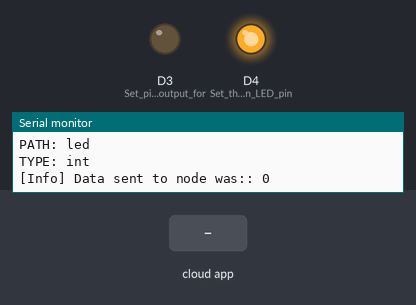
Recording of a sketch running on a simulated ESP8266 (NodeMCU). Shown: output pins drawn as LEDs (lit = HIGH), the last lines printed to the serial monitor. Inputs (shaded band) come from the test bench. WiFi joins after 1.5 s; servers stay silent unless stated; the Firebase database answers and starts empty.

Above: at 5.5 s.
5.6 s: the phone or cloud app sets led to 1
At 6.3 s:
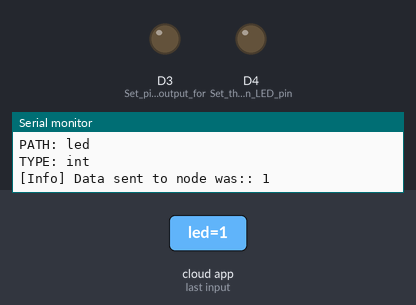
7.4 s: the phone or cloud app sets led to 0
At 8.0 s:
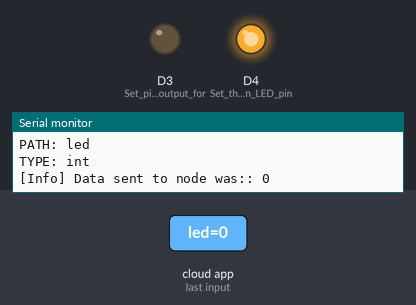
Timing chart, 0 to 10.4 s (numbered marks = the images above; inputs shaded):
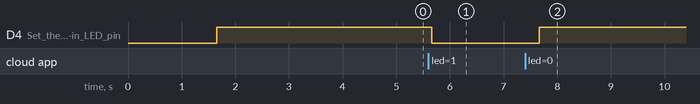

Measured:
- after the input at 5.6 s, D4 (Set_the_built-in_LED_pin): HIGH → LOW after 0.06 s
- after the input at 7.4 s, D4 (Set_the_built-in_LED_pin): LOW → HIGH after 0.27 s

The sketch:

connecting_to_firebase.ino
```cpp
#include <Arduino.h>  // Include the Arduino core library

// Include WiFi library based on the platform (ESP32 or ESP8266)
#if defined(ESP32)
#include <WiFi.h>
#elif defined(ESP8266)
#include <ESP8266WiFi.h>
#endif

#include <Firebase_ESP_Client.h>  // Include the Firebase ESP client library

String uid;  // Variable to store the user ID

// Include token generation and RTDB helper functions
#include "addons/TokenHelper.h"
#include "addons/RTDBHelper.h"

// Define Wi-Fi credentials
#define WIFI_SSID "YOUR_SSID"  // Wi-Fi SSID
#define WIFI_PASSWORD "YOUR_PASS"  // Wi-Fi password

// Define Firebase project API Key
#define API_KEY "YOUR_API_KEY"

// Define user email and password for Firebase authentication
#define USER_EMAIL "test@gmail.com"
#define USER_PASSWORD "test123"

// Define the Firebase Realtime Database URL
#define DATABASE_URL "YOUR_DATABASE_LINK"

// Create Firebase Data object for database operations
FirebaseData fbdo;

// Create Firebase Authentication and Configuration objects
FirebaseAuth auth;
FirebaseConfig config;

// Variables for database path and timing
String databasePath;
unsigned long sendDataPrevMillis = 0;  // To track the time for sending data
int count = 0;  // Counter variable
bool signupOK = false;  // Flag to check if signup was successful

void setup() {
    pinMode(LED_BUILTIN, OUTPUT);  // Set the built-in LED pin as output
    Serial.begin(115200);  // Start serial communication at 115200 baud rate
    pinMode(D3, OUTPUT);  // Set pin D3 as output for additional use

    // Start Wi-Fi connection
    WiFi.begin(WIFI_SSID, WIFI_PASSWORD);
    Serial.print("Connecting to Wi-Fi");

    // Wait until the Wi-Fi is connected
    while (WiFi.status() != WL_CONNECTED) {
        Serial.print(".");  // Print a dot while connecting
        delay(300);  // Wait for 300 milliseconds
    }

    // Assign the API key to the Firebase configuration
    config.api_key = API_KEY;
    auth.user.email = USER_EMAIL;  // Set user email for authentication
    auth.user.password = USER_PASSWORD;  // Set user password for authentication

    // Assign the Realtime Database URL to the Firebase configuration
    config.database_url = DATABASE_URL;

    // Enable automatic reconnection to Wi-Fi
    Firebase.reconnectWiFi(true);
    fbdo.setResponseSize(4096);  // Set the response size for Firebase data

    // Assign the callback function for token generation
    config.token_status_callback = tokenStatusCallback;  // Function defined in TokenHelper.h
    config.max_token_generation_retry = 5;  // Set maximum retries for token generation

    // Initialize Firebase with the configuration and authentication
    Firebase.begin(&config, &auth);
    Serial.println("Getting User UID");

    // Wait until the user UID is available
    while ((auth.token.uid) == "") {
        Serial.print('.');  // Print a dot while waiting for UID
        delay(1000);  // Wait for 1 second
    }

    // Store the user UID
    uid = auth.token.uid.c_str();
    Serial.print("User UID: ");
    Serial.println(uid);  // Print the user UID

    Serial.println();
    Serial.print("Connected with IP: ");
    Serial.println(WiFi.localIP());  // Print the local IP address
    Serial.println();

    // Reconnect to Firebase and set the database path
    Firebase.reconnectWiFi(true);
    databasePath = "/UsersData/" + uid + "/readings";  // Set the path for user readings
}

// Variables to hold integer values
int p = 0;  // Variable to store integer value from Firebase
int w = 0;  // Variable for future use
int y = 0;  // Variable for future use

void loop() {
    // Check if Firebase is ready and enough time has passed to send data
    if (Firebase.ready() && (millis() - sendDataPrevMillis > 500 || sendDataPrevMillis == 0)) {
        sendDataPrevMillis = millis();  // Update the last send time

        // Read integer value from the database at the path "led"
        if (Firebase.RTDB.getInt(&fbdo, "led")) {
            // Check if the data type is an integer
            if (fbdo.dataTypeEnum() == firebase_rtdb_data_type_integer) {
                Serial.println("PASSED");  // Indicate successful data retrieval
                Serial.println("PATH: " + fbdo.dataPath());  // Print the path from which data was retrieved
                Serial.println("TYPE: " + fbdo.dataType());  // Print the data type
                int p = fbdo.intData();  // Get the integer value directly
                Serial.print("[Info] Data sent to node was:: ");  // Indicate reading from serial
                Serial.println(p);  // Print the integer value

                // Control the built-in LED based on the retrieved value
                if (p == 1)
                    digitalWrite(LED_BUILTIN, LOW);  // Turn on the LED if p is 1
                else
                    digitalWrite(LED_BUILTIN, HIGH);  // Turn off the LED if p is not 1
            }
        } else {
            Serial.println(fbdo.errorReason());  // Print error reason if data retrieval failed
        }

        // Check if there is data available on the serial port
        if (Serial.available()) {
            Serial.print("[Info] Data sent to node was:: ");  // Indicate reading from serial
            String str = Serial.readString();  // Read the incoming string from serial
            Serial.println(str);
            // Write the integer value from serial input to the database at path "led"
            if (Firebase.RTDB.setInt(&fbdo, "led", str.toInt())) {
                Serial.println("PASSED");  // Indicate successful data write
                Serial.println("PATH: " + fbdo.dataPath());  // Print the path where data was written
                Serial.println("TYPE: " + fbdo.dataType());  // Print the data type
            } else {
                Serial.println("FAILED");  // Indicate failure in writing data
                Serial.println("REASON: " + fbdo.errorReason());  // Print the reason for failure
            }
        }
    }
}
```
